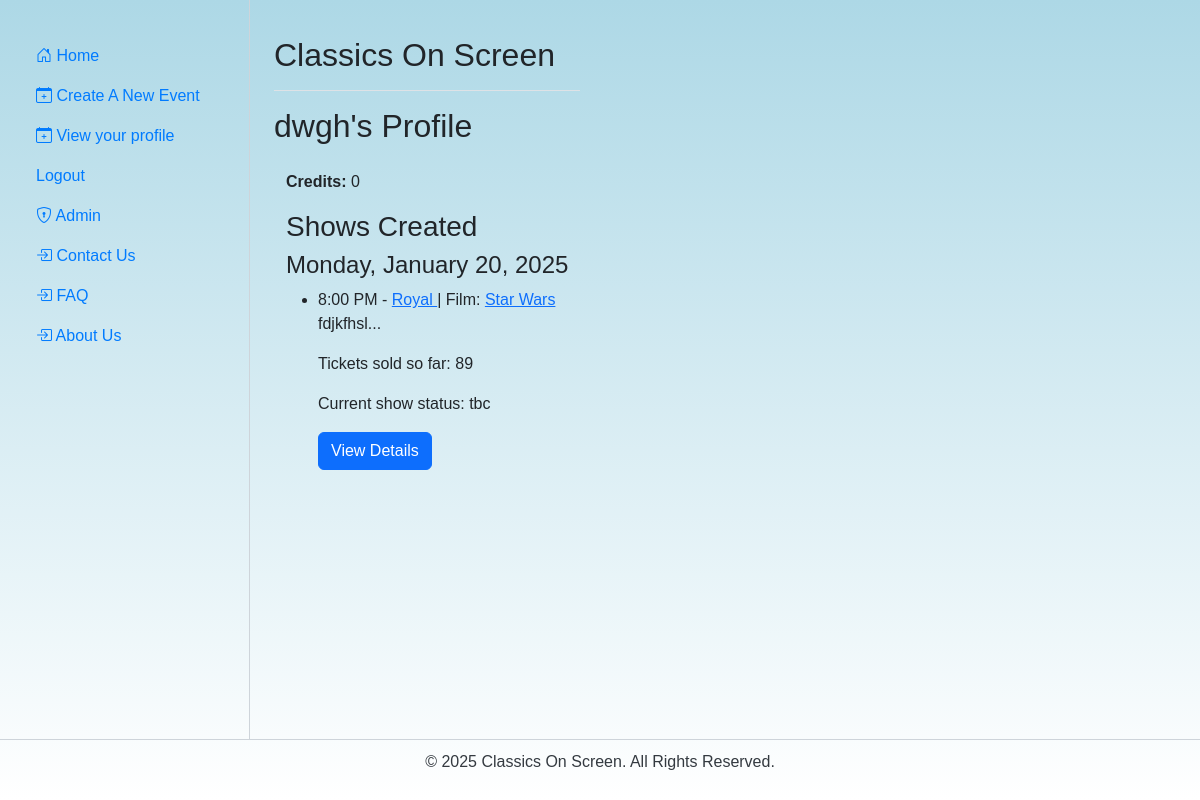
The page /profile/dwgh/ (signed in) on the database as committed earlier.
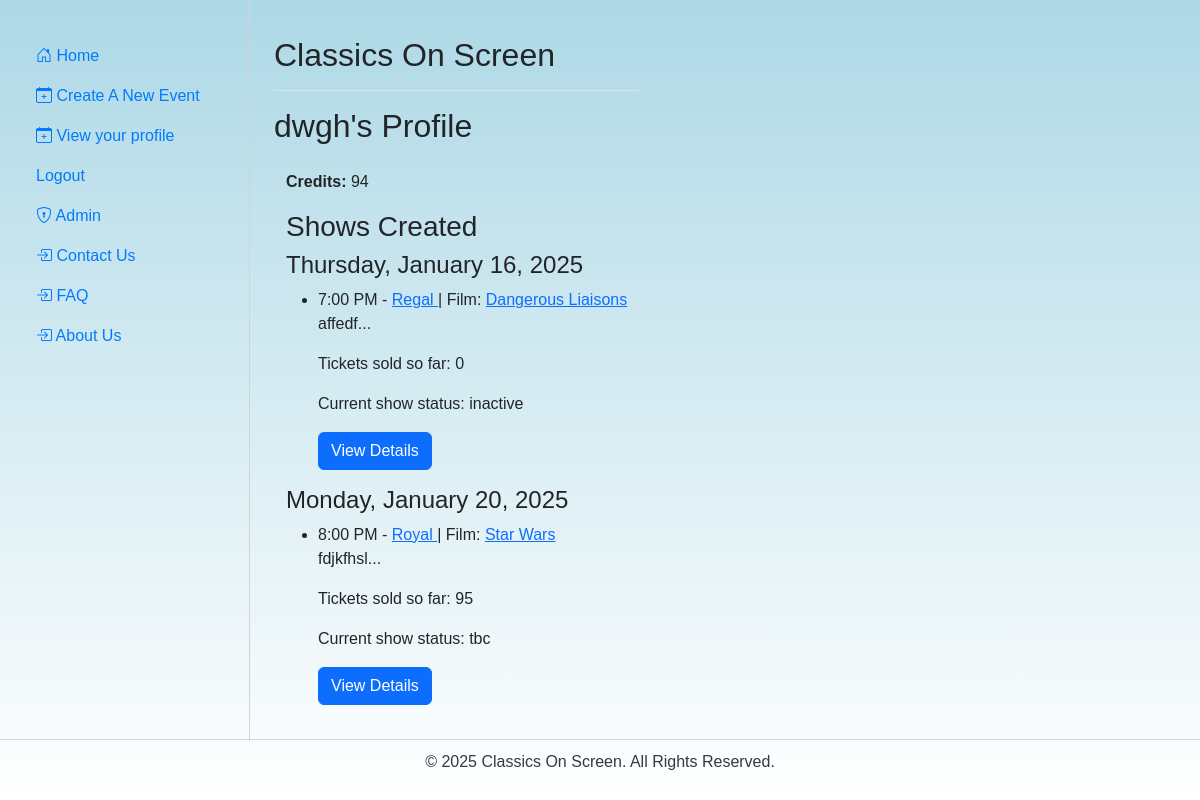
The same page on the database as committed later.
### blog/models.py (models this page shows, shortened)
class SiteUser(AbstractUser):
    credits = models.IntegerField(blank=True, null=True, default=0)

class Show(models.Model):
    STATUS_CHOICES = [
        ('inactive', 'Inactive'),
        ('tbc', 'To Be Confirmed'),
        ('confirmed', 'Confirmed'),
        ('cancelled', 'Cancelled'),
        ('completed', 'Completed'),
        ('expired', 'Expired'),
    ]
    body = models.TextField()
    created_by = models.ForeignKey("SiteUser", on_delete=models.CASCADE)
    created_on = models.DateTimeField(auto_now_add=True)
    last_modified = models.DateTimeField(auto_now=True)
    film = models.ForeignKey("Film", on_delete=models.CASCADE, related_name="shows")
    location = models.ForeignKey("Location", on_delete=models.CASCADE, related_name="shows")
    eventtime = models.DateTimeField()
    credits = models.PositiveIntegerField(blank=True, null=True, default=0)
    status = models.CharField(max_length=10, choices=STATUS_CHOICES, default='inactive')
    class Meta:
        ordering = ['eventtime']
        unique_together = ('film', 'location', 'eventtime')

class Location(models.Model):
    name = models.CharField(max_length=60, unique=True)
    min_capacity = models.IntegerField(default=40, blank=False, null=False)

class Film(models.Model):
    name = models.CharField(max_length=60, unique=True)
    overridecapacity = models.IntegerField(blank=True, null=True)
    imdb_code = models.CharField(max_length=10, blank=False, null=False, unique=True)

### blog/views.py (the view)
# urls.py: path('profile/<str:username>/', views.profile, name='profile'),
@login_required
def profile(request, username):
    profile_user = get_object_or_404(SiteUser, username=username)
    is_own_profile = request.user == profile_user
    created_shows = Show.objects.filter(created_by=profile_user).order_by('eventtime')
    context = {
        'profile_user': profile_user,
        'is_own_profile': is_own_profile,
        'created_shows': created_shows,
        'title': f"{profile_user.username}'s Shows"
    }
    return render(request, 'blog/profile.html', context)

### blog/templates/blog/profile.html
{% extends "base.html" %}
{% block page_title %}
    <h2 class="mb-4">{{ profile_user.username }}'s Profile</h2>
{% endblock page_title %}
{% block page_content %}
<div class="container">
    {% if is_own_profile %}
        <p><strong>Credits:</strong> {{ profile_user.credits }}</p>
    {% endif %}
    <h3>Shows Created</h3>
    {% if created_shows %}
        {% regroup created_shows by eventtime.date as shows_by_date %}
        {% for date_group in shows_by_date %}
            <h4>{{ date_group.grouper|date:"l, F j, Y" }}</h4>
            <ul>
                {% for show in date_group.list %}
                    <li>
                        {{ show.eventtime|time:"g:i A" }} -
                        <a href="{% url 'blog_location' show.location.name %}">
                            {{ show.location.name }}
                        </a> |
                        Film: <a href="{% url 'blog_film' show.film.name %}">
                            {{ show.film.name }}
                        </a>
                        <p>{{ show.body|slice:":200" }}...</p>
                        <p>Tickets sold so far: {{ show.credits }}</p>
                        <p>Current show status: {{ show.status }}</p>
                        <a href="{% url 'blog_detail' show.id %}" class="btn btn-primary">View Details</a>
                    </li>
                {% endfor %}
            </ul>
        {% endfor %}
    {% else %}
        <p>No shows created yet.</p>
    {% endif %}
</div>
{% endblock page_content %}

### templates/base.html (shortened to what this page needs)
<!DOCTYPE html>
<html lang="en">
<head>
    {% load static %}
    <link href="https://cdn.jsdelivr.net/npm/bootstrap@5.3.1/dist/css/bootstrap.min.css" rel="stylesheet">
    <link href="https://cdn.jsdelivr.net/npm/bootstrap-icons/font/bootstrap-icons.css" rel="stylesheet">
    <link rel="stylesheet" href="{% static 'css/styles.css' %}">
</head>
<body>
    <div class="container-fluid">
        <div class="row">
        {% include "sidebar.html" %}
            <main class="col-md-9 ms-sm-auto col-lg-10 px-md-4 content-wrapper">
                <div class="d-flex justify-content-between flex-wrap flex-md-nowrap align-items-center pt-3 pb-2 mb-3 border-bottom">
                    <h1 class="h2">Classics On Screen</h1>
                </div>
                {% block page_title %}{% endblock page_title %}
                {% block page_content %}{% endblock page_content %}
            </main>
        </div> </div>
    <footer>
        <p>&copy; 2025 Classics On Screen. All Rights Reserved.</p>
    </footer>
</body>
</html>

### templates/sidebar.html (shortened to what this page needs)
<nav class="col-md-3 col-lg-2 d-md-block sidebar collapse" id="sidebarMenu">
    <div class="position-sticky pt-3">
        <ul class="nav flex-column">
            <li class="nav-item">
                <a class="nav-link active" href="{% url 'blog_index' %}">
                    <i class="bi bi-house-door"></i> Home
                </a>
            </li>
            {% if user.is_authenticated %}
            <li class="nav-item">
                <a class="nav-link" href="{% url 'create_show' %}">
                    <i class="bi bi-calendar-plus"></i> Create A New Event
                </a>
            </li>
            <li class="nav-item">
                <a class="nav-link" href="{% url 'profile' user.username %}">
                    <i class="bi bi-calendar-plus"></i> View your profile
                </a>
            </li>
            <li class="nav-item">
                <form id="logout-form" method="post" action="{% url 'logout' %}">
                    <button type="submit" class="btn btn-link nav-link">Logout</button>
                </form>
            </li>
            {% else %}
            <li class="nav-item">
                <a class="nav-link" href="{% url 'login' %}?next={{ request.path }}">
                    <i class="bi bi-box-arrow-in-right"></i> Login
                </a>
            </li>
            {% endif %}
            {% if user.is_staff %}
            <li class="nav-item">
                <a class="nav-link" href="{% url 'admin:index' %}">
                    <i class="bi bi-shield-lock"></i> Admin
                </a>
            </li>
            <li class="nav-item">
                <a class="nav-link" href="{% url 'blog_contact' %}">
                    <i class="bi bi-box-arrow-in-right"></i> Contact Us
                </a>
            </li>
            <li class="nav-item">
                <a class="nav-link" href="{% url 'blog_faq' %}">
                    <i class="bi bi-box-arrow-in-right"></i> FAQ
                </a>
            </li>
            <li class="nav-item">
                <a class="nav-link" href="{% url 'blog_about' %}">
                    <i class="bi bi-box-arrow-in-right"></i> About Us
                </a>
            </li>
            {% endif %}
        </ul>
    </div>
</nav>

### blog/static/css/styles.css (style rules this page uses)
html, body { height: 100%; margin: 0; font-family: Arial, sans-serif; }
body { display: flex; flex-direction: column; background: linear-gradient(to bottom, #add8e6, #ffffff); }
.container-fluid { display: flex; flex: 1; min-height: 0; }
.sidebar { background-color: transparent; color: #343a40; width: 250px; padding: 20px; box-sizing: border-box; overflow-y: auto; border-right: 1px solid #ced4da; }
.sidebar .nav-link { color: #007bff; }
.content-wrapper { flex: 1; display: flex; flex-direction: column; padding: 20px; box-sizing: border-box; }
footer { background-color: transparent; color: #343a40; padding: 10px 0; text-align: center; width: 100%; border-top: 1px solid #ced4da; }

Rows that differ between the two databases and show on the page:
changed SiteUser "dwgh": credits "0" → "94"
added Show: eventtime "7:00 PM", location.name "Regal", film.name "Dangerous Liaisons", body "affedf", credits "0", status "inactive", shown under "Thursday, January 16, 2025"
changed Show "8:00 PM": credits "89" → "95"
Other text that changed with them:
new list line: "Thursday, January 16, 2025"
